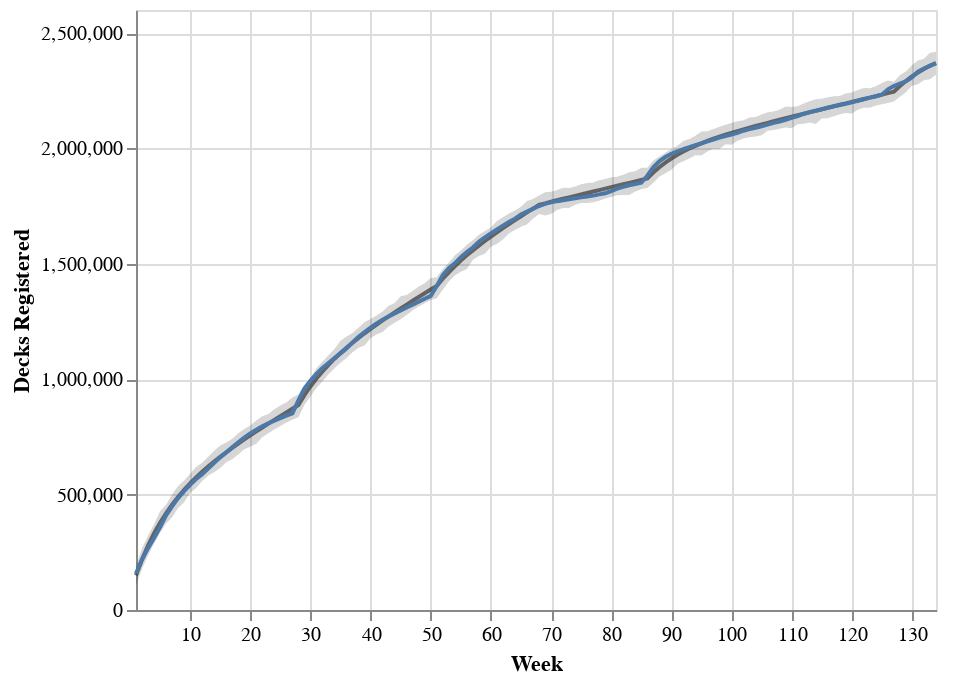

The notebook cell saved with this chart:
### Code cell
chart_5 = plot_fit_altair(model_5, trace_5, model_data)
chart_5.properties(width="container").save("./altair_output/model_5.json")
chart_5

### Figure 1 — Vega-Lite specification as saved in the notebook (floating-point values rounded to 4 significant figures; data arrays with more than 128 entries replaced by an {"elided": "..."} marker saying what was removed)
{"config": {"view": {"continuousWidth": 400, "continuousHeight": 300}}, "layer": [{"mark": {"type": "area", "color": "#333333", "opacity": 0.2}, "encoding": {"tooltip": [{"type": "quantitative", "field": "Total_scaled", "format": ",.0f", "title": "Registered Decks"}, {"type": "quantitative", "field": "max_posterior_predictor", "format": ",.0f", "title": "Model Max"}, {"type": "quantitative", "field": "mean_posterior_predictor", "format": ",.0f", "title": "Model Mean"}, {"type": "quantitative", "field": "min_posterior_predictor", "format": ",.0f", "title": "Model Min"}], "x": {"type": "quantitative", "field": "Week_nr", "scale": {"domain": [1, 134], "nice": false, "zero": false}, "title": "Week"}, "y": {"type": "quantitative", "field": "min_posterior_predictor", "title": "Decks Registered"}, "y2": {"field": "max_posterior_predictor"}}}, {"mark": {"type": "line", "color": "#333333", "opacity": 0.7}, "encoding": {"tooltip": [{"type": "quantitative", "field": "Total_scaled", "format": ",.0f", "title": "Registered Decks"}, {"type": "quantitative", "field": "max_posterior_predictor", "format": ",.0f", "title": "Model Max"}, {"type": "quantitative", "field": "mean_posterior_predictor", "format": ",.0f", "title": "Model Mean"}, {"type": "quantitative", "field": "min_posterior_predictor", "format": ",.0f", "title": "Model Min"}], "x": {"type": "quantitative", "field": "Week_nr", "scale": {"domain": [1, 134], "nice": false, "zero": false}, "title": "Week"}, "y": {"type": "quantitative", "field": "mean_posterior_predictor"}}}, {"mark": "line", "encoding": {"tooltip": [{"type": "quantitative", "field": "Total_scaled", "format": ",.0f", "title": "Registered Decks"}, {"type": "quantitative", "field": "max_posterior_predictor", "format": ",.0f", "title": "Model Max"}, {"type": "quantitative", "field": "mean_posterior_predictor", "format": ",.0f", "title": "Model Mean"}, {"type": "quantitative", "field": "min_posterior_predictor", "format": ",.0f", "title": "Model Min"}], "x": {"type": "quantitative", "field": "Week_nr", "scale": {"domain": [1, 134], "nice": false, "zero": false}, "title": "Week"}, "y": {"type": "quantitative", "field": "Total_scaled"}}}], "data": {"name": "data-fa9dd5fdcca28b474008a6ba218381b7"}, "$schema": "https://vega.github.io/schema/vega-lite/v4.8.1.json", "datasets": {"data-fa9dd5fdcca28b474008a6ba218381b7": {"elided": "134 records"}}}
